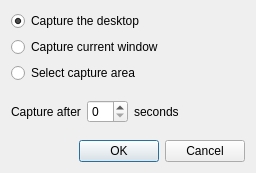
<?xml version="1.0" encoding="UTF-8"?>
<ui version="4.0">
 <class>ScreenshotOptions</class>
 <widget class="QDialog" name="ScreenshotOptions">
  <property name="windowModality">
   <enum>Qt::WindowModal</enum>
  </property>
  <property name="geometry">
   <rect>
    <x>0</x>
    <y>0</y>
    <width>256</width>
    <height>173</height>
   </rect>
  </property>
  <property name="sizePolicy">
   <sizepolicy hsizetype="Fixed" vsizetype="Fixed">
    <horstretch>0</horstretch>
    <verstretch>0</verstretch>
   </sizepolicy>
  </property>
  <property name="windowTitle">
   <string>New Screenshot</string>
  </property>
  <layout class="QVBoxLayout" name="verticalLayout">
   <item>
    <widget class="QRadioButton" name="rb_capture_desktop">
     <property name="text">
      <string>Capture the desktop</string>
     </property>
     <property name="checked">
      <bool>true</bool>
     </property>
    </widget>
   </item>
   <item>
    <widget class="QRadioButton" name="rb_capture_window">
     <property name="text">
      <string>Capture current window</string>
     </property>
    </widget>
   </item>
   <item>
    <widget class="QRadioButton" name="rb_capture_area">
     <property name="text">
      <string>Select capture area</string>
     </property>
    </widget>
   </item>
   <item>
    <layout class="QHBoxLayout" name="horizontalLayout">
     <item>
      <widget class="QLabel" name="label">
       <property name="text">
        <string>Capture after</string>
       </property>
      </widget>
     </item>
     <item>
      <widget class="QSpinBox" name="sb_delay"/>
     </item>
     <item>
      <widget class="QLabel" name="label_2">
       <property name="text">
        <string>seconds</string>
       </property>
      </widget>
     </item>
     <item>
      <spacer name="horizontalSpacer">
       <property name="orientation">
        <enum>Qt::Horizontal</enum>
       </property>
       <property name="sizeHint" stdset="0">
        <size>
         <width>0</width>
         <height>0</height>
        </size>
       </property>
      </spacer>
     </item>
    </layout>
   </item>
   <item>
    <layout class="QHBoxLayout" name="horizontalLayout_2">
     <item>
      <spacer name="horizontalSpacer_2">
       <property name="orientation">
        <enum>Qt::Horizontal</enum>
       </property>
       <property name="sizeHint" stdset="0">
        <size>
         <width>40</width>
         <height>20</height>
        </size>
       </property>
      </spacer>
     </item>
     <item>
      <widget class="QDialogButtonBox" name="buttonBox">
       <property name="standardButtons">
        <set>QDialogButtonBox::Cancel|QDialogButtonBox::Ok</set>
       </property>
      </widget>
     </item>
    </layout>
   </item>
  </layout>
 </widget>
 <resources/>
 <connections/>
</ui>
